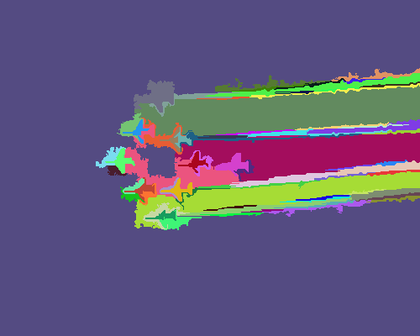
%> input picture data/seg_p.ppm, 420 x 336 px, shrunk from 500 x 400 before the run
$ octave Run_preprocess.m   (GNU Octave 9; MATLAB toolbox functions it lacks are replaced by stand-ins)
%> lines starting %> are read from the running program, lines starting %| are printed output that depends on the picture; in (x1, y1, x2, y2) boxes, pixels count from 0 and x2, y2 are one past the last pixel; in counts of white or black regions, pixels touching at a corner belong together; the program's own positions count from 1
clear all
close all
%%
im_path ='../data/';

%%
label_im = imread([im_path 'seg_p.ppm']);
%> label_im is the input picture: size 336x420x3 uint8; mean R, G, B 98.6, 88.8, 123.2
% figure;imagesc(label_im);axis equal
%%
label_list = [];
for i = 1:3
    cur_channel = label_im(:,:,i);
    cur_channel = cur_channel(:);
    label_list = [label_list cur_channel];
end
%> this loop made 3 passes
%> pass 1, `cur_channel = label_im(:,:,i);`:
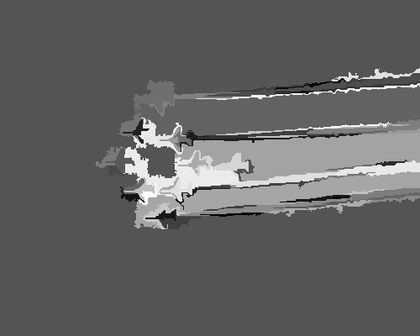
%> cur_channel: size 336x420 uint8; min 0, max 255, mean 98.6
%> pass 2, `cur_channel = label_im(:,:,i);`:
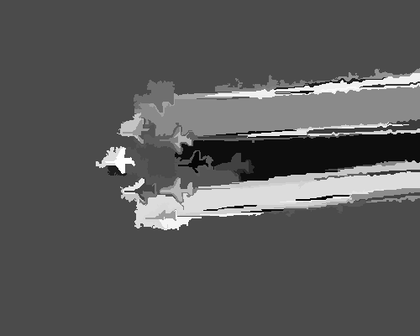
%> cur_channel: size 336x420 uint8; min 0, max 255, mean 88.8
%> pass 3, `cur_channel = label_im(:,:,i);`:
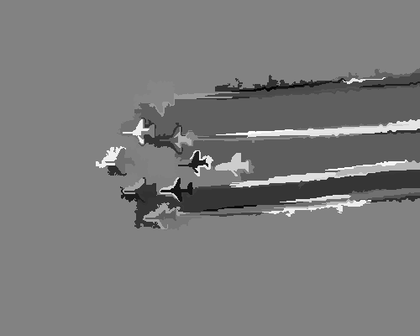
%> cur_channel: size 336x420 uint8; min 0, max 255, mean 123.2
r_c = label_im(:,:,1);
g_c = label_im(:,:,2);
b_c = label_im(:,:,3);

color_list = unique(label_list, 'rows');
%%
gray_label = zeros(size(label_im, 1), size(label_im, 2));
label_cnt = 0;
for i = 1:size(color_list, 1)
   cur_c = color_list(i, :);
   idx = find(r_c == cur_c(1) & g_c == cur_c(2) & b_c == cur_c(3));
   tmp_im = zeros(size(gray_label));
   tmp_im(idx) = 1;
   CC = bwconncomp(tmp_im);
   for k = 1:CC.NumObjects
       gray_label(CC.PixelIdxList{k}) = label_cnt;
       label_cnt = label_cnt + 1;
   end
end
%> this loop made 11111 passes
%> (cur_c, idx, CC) on passes 1 to 3: ([0 0 14], 111971, 1 connected component), ([0 0 20], 113987, 1 connected component), ([0 0 21], [104919; 110291], 2 connected components)
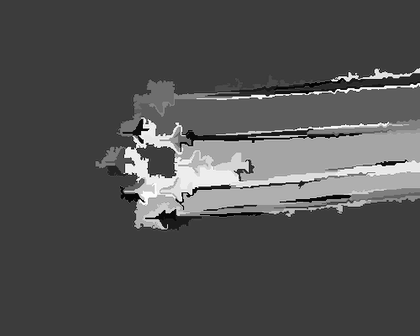
%> gray_label: size 336x420 double; min 0, max 15042, mean 4757.7; drawn with min black and max white
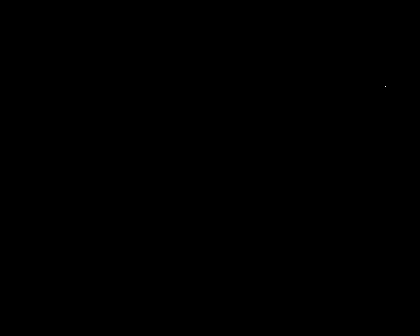
%> tmp_im: size 336x420 double; values 0 (black) and 1 (white), 0% white in thin lines or dots, all inside (x1, y1, x2, y2) = (385, 86, 386, 87)
%> after the loop, label_cnt = 15043
%%
save([im_path 'seg_p.mat'], 'gray_label')
% figure;imagesc(gray_label);axis equal;colormap gray
